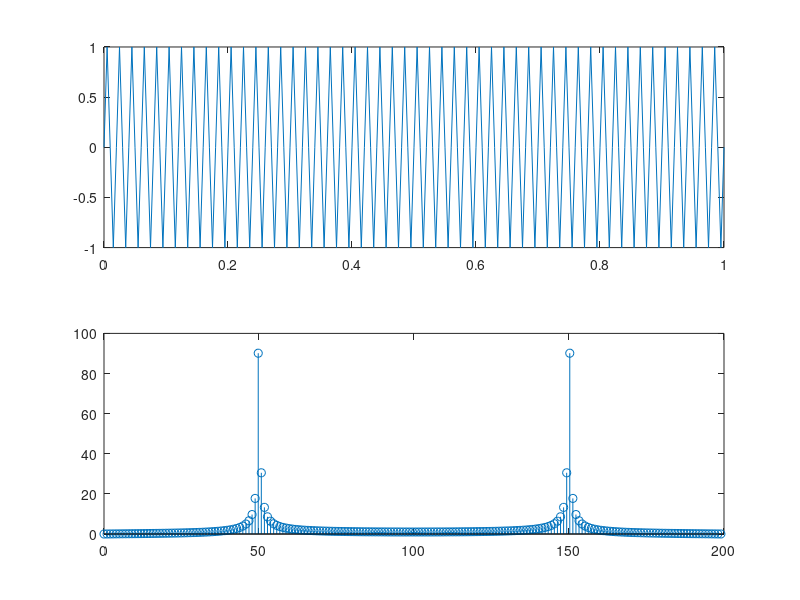

MATLAB code to generate this figure:
%©ALRAAAFI (ID-22111128:JSTUCSE4th)
clc;
clear all;
close all;

T = 0.005;
fs = 1/T;
t = 0:T:1;

amp = 1;
fq = 50;
x = amp*sin( 2*pi*fq*t );
N = length(x);

E = exp((-1*i*2*pi)/N);

for (k=1: N)
    for (n=1: N)
        TM(k,n) = E^( (n-1)*(k-1) );
    end
end

dft = x*TM;


subplot( 2,1,1 );
plot( t,x );



subplot( 2,1,2 );

ff = (0:N-1)*(fs/N);


stem( ff,abs(dft) );



%stem(ff,abs(fft(x))); %buildin f
